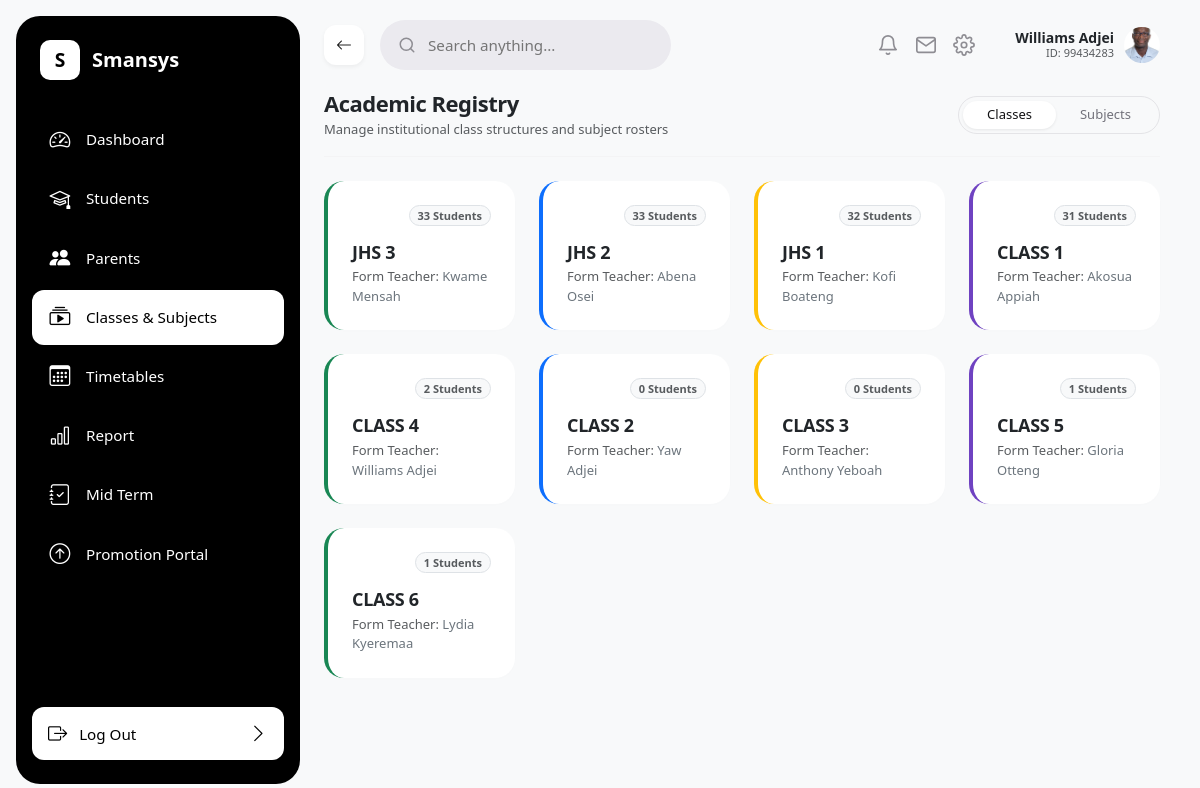
Screenshot of /classes-subjects/ (signed in) with the database file from the repository.
### sis/models.py (models this page shows, shortened)
class StaffProfile(models.Model):
    TITLE_CHOICES = [
        ('Mr.', 'Mr.'),
        ('Mrs.', 'Mrs.'),
        ('Ms.', 'Ms.'),
        ('Dr.', 'Dr.'),
        ('Rev.', 'Rev.'),
    ]
    GENDER_CHOICES = [
        ('Male', 'Male'),
        ('Female', 'Female'),
    ]
    EMPLOYMENT_CHOICES = [
        ('Permanent', 'Permanent'),
        ('Contract', 'Contract'),
    ]
    title = models.CharField(max_length=20, choices=TITLE_CHOICES, default='Mr.')
    first_name = models.CharField(max_length=100, default='')
    last_name = models.CharField(max_length=100, default='')
    other_names = models.CharField(max_length=100, blank=True, null=True, default='')
    staff_id = models.CharField(max_length=50, unique=True, default='')
    user = models.OneToOneField(User, on_delete=models.CASCADE, related_name='staff_profile', null=True, blank=True)
    gender = models.CharField(max_length=10, choices=GENDER_CHOICES, default='Male')
    dob = models.DateField(verbose_name="Date of Birth", default=date.today)
    designation = models.ForeignKey(Designation, on_delete=models.SET_NULL, null=True, blank=True)
    ssnit_id = models.CharField(max_length=50, blank=True, null=True, verbose_name="SSNIT ID")
    phone_number = models.CharField(max_length=15, blank=True, null=True, verbose_name="Phone Number")
    email = models.EmailField(unique=True)
    employment_type = models.CharField(max_length=50, choices=EMPLOYMENT_CHOICES, default='Permanent')
    date_of_appointment = models.DateField(default=date.today)
    year_of_last_promotion = models.IntegerField(blank=True, null=True)
    department = models.ForeignKey(Department, on_delete=models.SET_NULL, null=True, blank=True)
    qualification = models.CharField(max_length=150, default='')
    certificate = models.CharField(max_length=150, default='')
    name_of_institution_completed = models.CharField(max_length=255, default='')
    year_completed = models.IntegerField(default=2000)
    profile_picture = models.ImageField(upload_to=get_staff_photo_path, max_length=100, blank=True, null=True)
    address = models.TextField(blank=True, null=True, verbose_name="Residential Address")
    form_class = models.OneToOneField('ClassRoom', on_delete=models.SET_NULL, null=True, blank=True, related_name='form_teacher')
    subject_areas = models.ManyToManyField('Subject', blank=True, related_name='teachers', help_text="Select all subjects this staff member is assigned to teach.")

class ClassRoom(models.Model):
    class_name = models.CharField(max_length=50, unique=True)
    order = models.PositiveIntegerField(
        default=0,
        help_text="Used to sort classes hierarchically (e.g., Class 1 = 1, JHS 3 = 9)"
    )
    form_master = models.ForeignKey('StaffProfile', on_delete=models.SET_NULL, null=True, blank=True, related_name='managed_class')
    class Meta:
        ordering = ['order']

### sis/views.py (the view)
# urls.py: path('classes-subjects/', classes_subjects_hub, name='classes_subjects_hub'),
def classes_subjects_hub(request):
    classes_list = ClassRoom.objects.annotate(
        student_count=Count('students')
    ).order_by('-order')
    unique_subjects = Subject.objects.all().order_by('subject_name')
    return render(request, 'sis/classes_subjects_hub.html', {
        'classes': classes_list,
        'subjects': unique_subjects,
    })

### sis/templates/sis/classes_subjects_hub.html (shortened to what this page needs)
{% extends 'sis/base.html' %}
{% block content %}
<div class="d-flex flex-column flex-sm-row align-items-sm-center justify-content-between mb-4 border-bottom pb-3 gap-3" style="border-color: #f4f4f5 !important;">
    <div>
        <h4 class="fw-bold text-dark mb-1" style="font-size: 22px; letter-spacing: -0.5px;">Academic Registry</h4>
        <p class="text-muted mb-0" style="font-size: 13px;">Manage institutional class structures and subject rosters</p>
    </div>
    <ul class="nav nav-pills bg-light p-1 rounded-pill border" id="academicTab" role="tablist" style="max-width: fit-content; border-color: #e4e4e7 !important;">
        <li class="nav-item" role="presentation">
            <button class="nav-link active rounded-pill px-4 py-1 fw-medium" id="classes-tab" data-bs-toggle="tab" data-bs-target="#classes-panel" type="button" role="tab" aria-controls="classes-panel" aria-selected="true" style="font-size: 13px;">Classes</button>
        </li>
        <li class="nav-item" role="presentation">
            <button class="nav-link rounded-pill px-4 py-1 fw-medium" id="subjects-tab" data-bs-toggle="tab" data-bs-target="#subjects-panel" type="button" role="tab" aria-controls="subjects-panel" aria-selected="false" style="font-size: 13px;">Subjects</button>
        </li>
    </ul>
</div>
<div class="tab-content" id="academicTabContent">
    <div class="tab-pane fade show active" id="classes-panel" role="tabpanel" aria-labelledby="classes-tab">
        <div class="row g-4">
            {% for class_obj in classes %}
            <div class="col-12 col-md-6 col-lg-4 col-xl-3">
                <div class="card border-0 p-4 h-100 position-relative transition-card"
                     style="border-radius: 20px; cursor: pointer; box-shadow: 0 1px 3px rgba(0,0,0,0.01); background-color: #ffffff; border-left: 4px solid {% cycle '#198754' '#0d6efd' '#ffc107' '#6f42c1' %} !important;">
                    <div class="d-flex align-items-start justify-content-between mb-3">
                        <span class="badge bg-light border text-muted px-2 py-1 rounded-pill" style="font-size: 11px;">{{ class_obj.student_count|default:"0" }} Students</span>
                    </div>
                    <h5 class="fw-bold text-dark mb-1" style="font-size: 18px; letter-spacing: -0.3px;">{{ class_obj.class_name }}</h5>
                    <p class="text-muted mb-0" style="font-size: 13px;">Form Teacher: <span class="fw-medium text-secondary">{{ class_obj.form_teacher.first_name|default:"" }} {{ class_obj.form_teacher.last_name|default:"Unassigned" }}</span></p>
                </div>
            </div>
            {% empty %}
            <div class="col-12 text-center py-5 text-muted">No institutional classes registered yet.</div>
            {% endfor %}
        </div>
    </div>
</div>
{% endblock %}

### sis/templates/sis/base.html (shortened to what this page needs)
{% load static %}
<!DOCTYPE html>
<html lang="en">
<head>
    <link rel="stylesheet" href="{% static 'css/bootstrap.min.css' %}">
    <link rel="stylesheet" href="https://cdn.jsdelivr.net/npm/bootstrap-icons@1.11.3/font/bootstrap-icons.min.css">
</head>
<body>
{% if user.is_authenticated %}
<div class="app-layout" style="display: flex; min-height: 100vh; background-color: #F8F9FA;">
    <aside style="width: 284px; flex-shrink: 0; min-height: 100vh;">
        <div class="sidebar">
            <div>
                <div class="brand">
                    <div class="icon-box">S</div>
                    <span>Smansys</span>
                </div>
                <nav class="nav-links">
                    {% if user.is_superuser %}
                    <a href="{% url 'dashboard' %}" class="{% if request.path == '/' or request.path == '/dashboard/' %}active{% endif %}">
                        <i class="bi bi-speedometer2"></i> Dashboard
                    </a>
                    <a href="{% url 'staff_list' %}" class="{% if request.path == '/staff/list/' %}active{% endif %}">
                        <i class="bi bi-people"></i> Staff
                    </a>
                    <a href="{% url 'student_list' %}" class="{% if request.path == '/students/' %}active{% endif %}">
                        <i class="bi bi-mortarboard"></i> Students
                    </a>
                    <a href="{% url 'parents_list' %}" class="{% if request.resolver_match.url_name == 'parents_list' %}active{% endif %}">
                        <i class="bi bi-people-fill"></i> Parents
                    </a>
                    <a href="{% url 'classes_subjects_hub' %}" class="{% if request.resolver_match.url_name == 'classes_subjects_hub' %}active{% endif %}">
                        <i class="bi bi-collection-play"></i> Classes & Subjects
                    </a>
                    <a href="{% url 'timetable_hub' %}" class="{% if request.resolver_match.url_name == 'timetable_hub' %}active{% endif %}">
                        <i class="bi bi-calendar3"></i> Timetables
                    </a>
                    <a href="{% url 'reports' %}" class="{% if request.path == '/reports/' %}active{% endif %}">
                        <i class="bi bi-bar-chart"></i> Report
                    </a>
                    <a href="{% url 'midterm_summary' %}" class="{% if request.resolver_match.view_name == 'midterm_summary' %}active{% endif %}">
                        <i class="bi bi-journal-check"></i> Mid Term
                    </a>
                    <a href="{% url 'register_student' %}" class="{% if request.path == '/students/register/' %}active{% endif %}">
                        <i class="bi bi-person-plus"></i> Add Student
                    </a>
                    <a href="{% url 'register_staff' %}" class="{% if request.path == '/staff/register/' %}active{% endif %}">
                        <i class="bi bi-person-badge"></i> Onboard Staff
                    </a>
                    <a href="{% url 'academic_settings' %}" class="{% if request.path == '/settings/academic-session/' %}active{% endif %}">
                        <i class="bi bi-gear"></i> Academic Settings
                    </a>
                    {% elif user.is_authenticated %}
                    <a href="{% url 'dashboard' %}" class="{% if request.path == '/' or request.path == '/dashboard/' %}active{% endif %}">
                        <i class="bi bi-speedometer2"></i> Dashboard
                    </a>
                    <a href="{% url 'student_list' %}" class="{% if request.path == '/students/' %}active{% endif %}">
                        <i class="bi bi-mortarboard"></i> Students
                    </a>
                    <a href="{% url 'parents_list' %}" class="{% if request.resolver_match.url_name == 'parents_list' %}active{% endif %}">
                        <i class="bi bi-people-fill"></i> Parents
                    </a>
                    <a href="{% url 'classes_subjects_hub' %}" class="{% if request.resolver_match.url_name == 'classes_subjects_hub' %}active{% endif %}">
                        <i class="bi bi-collection-play"></i> Classes & Subjects
                    </a>
                    <a href="{% url 'timetable_hub' %}" class="{% if request.resolver_match.url_name == 'timetable_hub' %}active{% endif %}">
                        <i class="bi bi-calendar3"></i> Timetables
                    </a>
                    <a href="{% url 'reports' %}" class="{% if request.path == '/reports/' %}active{% endif %}">
                        <i class="bi bi-bar-chart"></i> Report
                    </a>
                    <a href="{% url 'midterm_summary' %}" class="{% if request.resolver_match.view_name == 'midterm_summary' %}active{% endif %}">
                        <i class="bi bi-journal-check"></i> Mid Term
                    </a>
                    <a href="{% url 'promotion_portal' %}" class="{% if request.path == '/enrollment/portal/' %}active{% endif %}">
                        <i class="bi bi-arrow-up-circle"></i> Promotion Portal
                    </a>
                    {% endif %}
                </nav>
            </div>
            <div class="logout-wrap">
                <a href="{% url 'logout' %}">
                    <span><i class="bi bi-box-arrow-right me-2"></i> Log Out</span>
                    <i class="bi bi-chevron-right"></i>
                </a>
            </div>
        </div>
    </aside>
    <div class="main-viewport" style="flex-grow: 1; display: flex; flex-direction: column; min-width: 0;">
        <header class="global-header" style="width: 100%; display: flex; align-items: center; justify-content: space-between; padding: 20px 40px; background-color: transparent;">
            <div class="header-left d-flex align-items-center gap-3">
                <button type="button" onclick="window.history.back();" class="back-btn" aria-label="Go back">
                    <i class="bi bi-arrow-left"></i>
                </button>
                <div class="header-search-field" style="position: relative;">
                    <svg width="18" height="18" viewBox="0 0 24 24" fill="none" stroke="#8E8D93" stroke-width="2" stroke-linecap="round" stroke-linejoin="round">
                        <circle cx="11" cy="11" r="8"/>
                        <path d="M21 21l-4.35-4.35"/>
                    </svg>
                    <input id="globalSearchInput" type="text" placeholder="Search anything..." style="flex: 1; border: none; outline: none; background: transparent; font-size: 0.95rem; color: #8E8D93; line-height: 1; min-width: 0;">
                </div>
            </div>
            <div class="header-right d-flex align-items-center" style="gap: 20px; margin-left: auto;">
                <div class="utility-group d-flex align-items-center gap-3">
                    <svg width="22" height="22" viewBox="0 0 24 24" fill="none" stroke="#8E8D93" stroke-width="1.8" stroke-linecap="round" stroke-linejoin="round" style="cursor: pointer;">
                        <path d="M18 8A6 6 0 0 0 6 8c0 7-3 9-3 9h18s-3-2-3-9"/>
                        <path d="M13.73 21a2 2 0 0 1-3.46 0"/>
                    </svg>
                    <svg width="22" height="22" viewBox="0 0 24 24" fill="none" stroke="#8E8D93" stroke-width="1.8" stroke-linecap="round" stroke-linejoin="round" style="cursor: pointer;">
                        <path d="M4 4h16c1.1 0 2 .9 2 2v12c0 1.1-.9 2-2 2H4c-1.1 0-2-.9-2-2V6c0-1.1.9-2 2-2z"/>
                        <polyline points="22,6 12,13 2,6"/>
                    </svg>
                </div>
                <div class="profile-dropdown-container" style="position: relative;">
                    <div class="header-profile-pill d-flex align-items-center" style="gap: 10px; margin-left: 20px; cursor: pointer;" onclick="toggleProfileCard()">
                        <div class="text-end d-none d-md-block">
                            <div class="fw-bold text-dark lh-sm" style="font-size: 14px;">
                                {% if request.user.first_name %}{{ request.user.first_name }} {{ request.user.last_name }}{% else %}{{ request.user.username }}{% endif %}
                            </div>
                            <div class="text-muted" style="font-size: 11px; margin-top: -2px;">
                                ID: {{ request.user.username }}
                            </div>
                        </div>
                        {% if staff_profile and staff_profile.profile_picture %}
                        <img src="{{ staff_profile.profile_picture.url }}" alt="Avatar" style="width: 36px; height: 36px; border-radius: 50%; object-fit: cover;">
                        {% else %}
                        <span style="width: 36px; height: 36px; display: flex; align-items: center; justify-content: center; border-radius: 50%; background-color: #000000; color: #ffffff; font-weight: 700; font-size: 0.85rem; line-height: 1;">
                            {{ request.user.username|first|upper }}
                        </span>
                        {% endif %}
                    </div>
                </div>
            </div>
        </header>
        <main class="page-content-canvas" style="flex: 1 1 auto; display: flex; flex-direction: column; min-height: calc(100vh - 120px); padding: 0 40px 40px 40px;">
{% endif %}
            {% block content %}
            {% endblock %}
{% if user.is_authenticated %}
        </main>
    </div>
</div>
{% endif %}
</body>
</html>

### rows the page displays
StaffProfile: profile_picture (picture)
ClassRoom: student_count "33", class_name "JHS 3", form_teacher.first_name "Kwame", form_teacher.last_name "Mensah"
ClassRoom: student_count "33", class_name "JHS 2", form_teacher.first_name "Abena", form_teacher.last_name "Osei"
ClassRoom: student_count "32", class_name "JHS 1", form_teacher.first_name "Kofi", form_teacher.last_name "Boateng"
ClassRoom: student_count "31", class_name "CLASS 1", form_teacher.first_name "Akosua", form_teacher.last_name "Appiah"
ClassRoom: student_count "2", class_name "CLASS 4", form_teacher.first_name "Williams", form_teacher.last_name "Adjei"
ClassRoom: student_count "0", class_name "CLASS 2", form_teacher.first_name "Yaw", form_teacher.last_name "Adjei"
ClassRoom: student_count "0", class_name "CLASS 3", form_teacher.first_name "Anthony", form_teacher.last_name "Yeboah"
ClassRoom: student_count "1", class_name "CLASS 5", form_teacher.first_name "Gloria", form_teacher.last_name "Otteng"
ClassRoom: student_count "1", class_name "CLASS 6", form_teacher.first_name "Lydia", form_teacher.last_name "Kyeremaa"

### other values shown
{{ request.user.first_name }} "Williams"
{{ request.user.last_name }} "Adjei"
{{ request.user.username }} "99434283"
